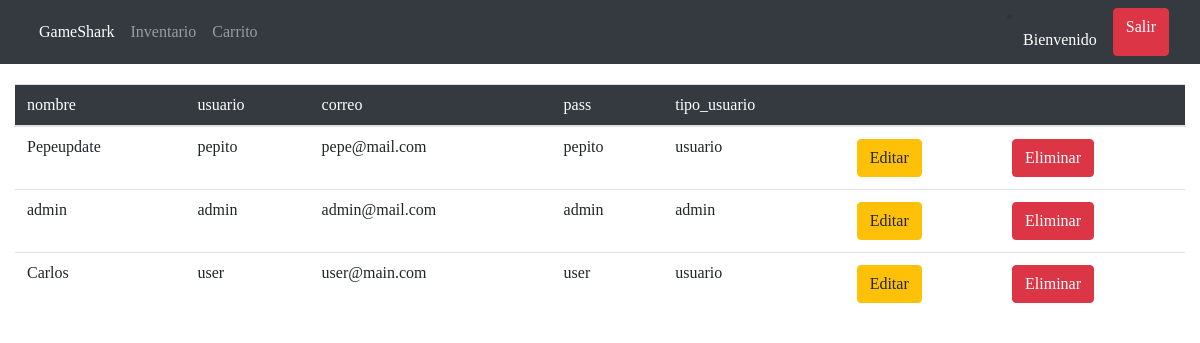
Before: /php/ver_usuarios.php with the older database file.
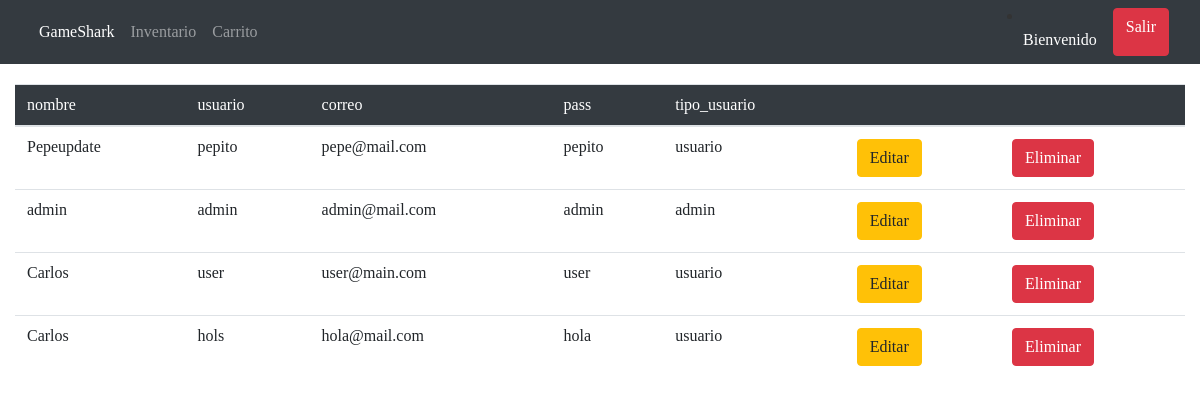
After: the same page with the newer database file.
### tables this page shows
CREATE TABLE `usuario` (
  `idusuario` int(11) NOT NULL,
  `nombre` varchar(25) NOT NULL,
  `usuario` varchar(30) NOT NULL,
  `correo` varchar(50) NOT NULL,
  `pass` varchar(50) NOT NULL,
  `tipo_usuario` varchar(10) NOT NULL DEFAULT 'usuario'
);

### htdocs/php/todos_los_usuarios.php (the view, shortened to what this page needs)
<?php
include_once "coneccion.php";
try {
    $conn = new PDO("mysql:host=$servername;dbname=$dbname", $username, $password);
    $conn->setAttribute(PDO::ATTR_ERRMODE, PDO::ERRMODE_EXCEPTION);
    $stmt = $conn->prepare("SELECT * FROM  usuario");
    $stmt->execute();
    while ($data = $stmt->fetch(PDO::FETCH_ASSOC)) {
        echo '<td>';
        echo $data['nombre'];
        echo '</td>';
        echo '<td>';
        echo $data['usuario'];
        echo '</td>';
        echo '<td>';
        echo $data['correo'];
        echo '</td>';
        echo '<td>';
        echo $data['pass'];
        echo '</td>';
        echo '<td>';
        echo $data['tipo_usuario'];
        echo '</td>';
        echo '<td>';
        echo '<form  action="editar.php" method="get">';
        echo "<input type='submit' class='btn btn-warning'value='Editar'> ";
        echo '</form>';
        echo '</td>';
        echo '<td>';
        echo '<form  action="eliminar.php" method="get">';
        echo "<input type='submit' class='btn btn-danger'value='Eliminar'> ";
        echo '</form>';
        echo '</td>';
    }
} catch (PDOException $e) {
    echo "Error:" . $e->getMessage();
}

### htdocs/php/ver_usuarios.php (shortened to what this page needs)
<!DOCTYPE html>
<html lang="es">
  <head>
    <link href="../css/bootstrap.min.css" rel="stylesheet" type="text/css"/>
    <link href="../css/carrito.css" rel="stylesheet"/>
  </head>
  <body>
    <nav class="navbar navbar-expand-sm bg-dark navbar-dark">
      <div class="container-fluid">
        <ul class="navbar-nav">
          <li class="nav-item active">
            <a class="nav-link" href="#">
              GameShark
            </a>
          </li>
          <li class="nav-item">
            <a class="nav-link" href="../pag/inventario.php">
              Inventario
            </a>
          </li>
          <li class="nav-item">
            <a class="nav-link" href="../pag/carrito.php">
              Carrito
            </a>
          </li>
        </ul>
        <div class="d-flex">
          <li class="nav-item active">
            <a class="nav-link" href="#" style="cursor:default; color:white;">
              <?php echo "Bienvenido " . $_SESSION["nombre"]; ?>
            </a>
          </li>
          <a class="btn btn-danger" href="../php/cooke.php">
            Salir
          </a>
        </div>
      </div>
    </nav>
    <div class="container-fluid" style="margin-top: 20px;">
      <div class="row">
        <div class="col-12">
          <table class="table">
            <thead>
              <tr>
                <th scope="col">
                  nombre
                </th>
                <th scope="col">
                  usuario
                </th>
                <th scope="col">
                  correo
                </th>
                <th scope="col">
                  pass
                </th>
                <th scope="col">
                  tipo_usuario
                </th>
                <th colspan="2" scope="col">
                </th>
              </tr>
            </thead>
            <tbody>
              <?php include "todos_los_usuarios.php"?>
            </tbody>
          </table>
        </div>
      </div>
    </div>
  </body>
</html>

### htdocs/css/carrito.css (style rules this page uses)
html, body, div, span, applet, object, iframe, h1, h2, h3, h4, h5, h6, p, blockquote, pre, a, abbr, acronym, address, big, cite, code, del, dfn, em, img, ins, kbd, q, s, samp, small, strike, strong, sub, sup, tt, var, b, u, i, center, dl, dt, dd, ol, ul, li, fieldset, form, label, legend, table, caption, tbody, tfoot, thead, tr, th, td, article, aside, canvas, details, embed, figure, figcaption, footer, header, hgroup, menu, nav, output, ruby, section, summary, time, mark, audio, video { margin: 0; padding: 0; border: 0; font: inherit; font-size: 100%; vertical-align: baseline; }
html { line-height: 1; }
ol, ul { list-style: none; }
table { border-collapse: collapse; border-spacing: 0; }
caption, th, td { text-align: left; font-weight: normal; vertical-align: middle; }
article, aside, details, figcaption, figure, footer, header, hgroup, main, menu, nav, section, summary { display: block; }
* { box-sizing: border-box; }
body { color: #333; -webkit-font-smoothing: antialiased; font-family: "Droid Serif", serif; }

### htdocs/php/ver_usuarios.php (style rules this page uses)
.table thead { background-color: #343A40; color: white; }

Changed rows visible on the page:
added usuario: nombre "Carlos", usuario "hols", correo "hola@mail.com", pass "hola", tipo_usuario "usuario"
